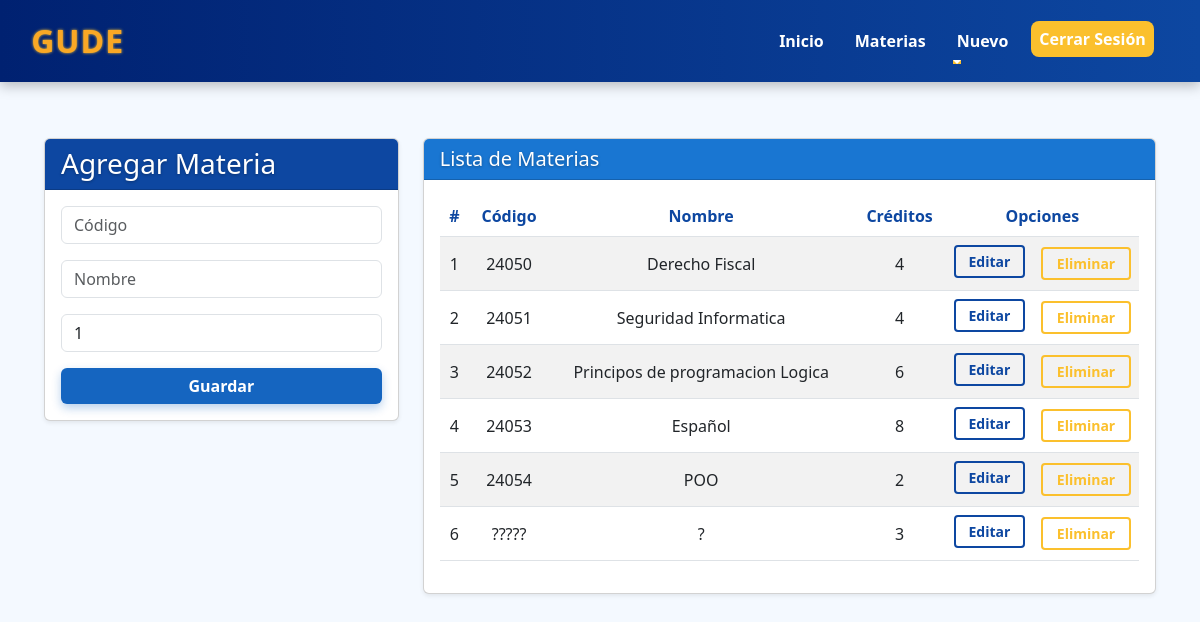
The page /materias/ on the database as committed earlier.
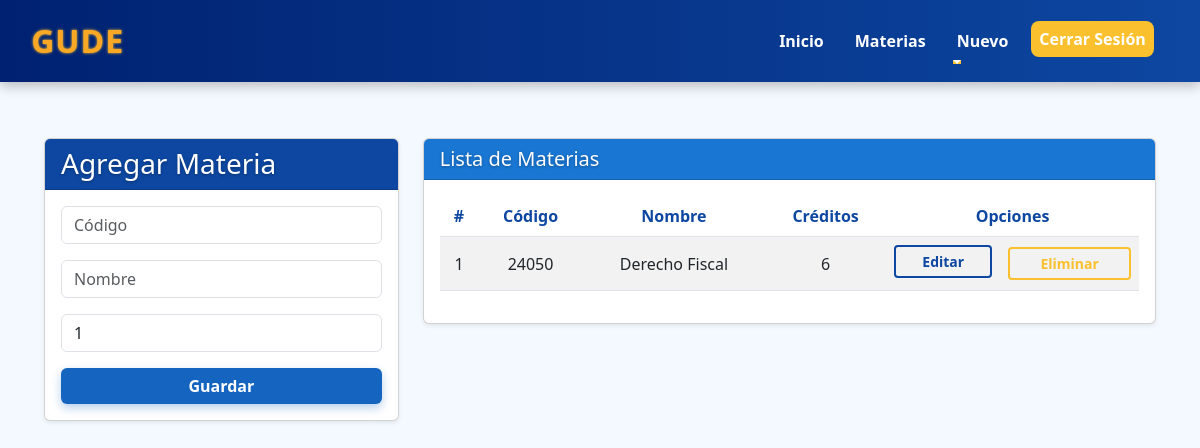
The same page on the database as committed later.
### Aplicaciones/General/models.py (models this page shows, shortened)
class Curso(models.Model):
    codigo = models.CharField(primary_key=True, max_length=6)
    nombre = models.CharField(max_length=50)
    creditos = models.PositiveSmallIntegerField()

### Aplicaciones/General/views.py (the view)
# urls.py: path('materias/', views.materias, name='materias'),
def materias(request):
    cursos = Curso.objects.all()
    return render(request, "Materias.html", {"cursos": cursos})

### Aplicaciones/General/templates/Materias.html (shortened to what this page needs)
{% extends './base.html' %}
{% load static %}
{% block body %}
<div class="container mt-4">
  <div class="row">
    <div class="col-md-4">
      <div class="card shadow-sm">
        <div class="card-header bg-primary text-white">
          <h3 class="mb-0">Agregar Materia</h3>
        </div>
        <div class="card-body">
          <form action="{% url 'registrarMateria' %}" method="post">
            <div class="form-group mb-3">
              <input type="text" name="txtCodigo" id="txtCodigo" class="form-control"
                    placeholder="Código"
                    pattern="^\d{5}$" title="El código debe contener exactamente 5 números" required />
            </div>
            <div class="form-group mb-3">
              <input type="text" name="txtNombre" id="txtNombre" class="form-control"
                    placeholder="Nombre"
                    pattern="^[A-Za-zÁÉÍÓÚáéíóúÑñ\s]+$" title="El nombre solo debe contener letras y espacios" required />
            </div>
            <div class="form-group mb-3">
              <input type="number" name="numCreditos" id="numCreditos" class="form-control" placeholder="Créditos" min="1" max="9" value="1" required />
            </div>
            <button type="submit" class="btn btn-azul w-100">Guardar</button>
          </form>
        </div>
      </div>
    </div>
    <div class="col-md-8">
      <div class="card shadow-sm">
        <div class="card-header bg-secondary text-white">
          <h5 class="mb-0">Lista de Materias</h5>
        </div>
        <div class="card-body table-responsive">
          <table class="table table-striped table-hover">
            <thead>
              <tr>
                <th>#</th>
                <th>Código</th>
                <th>Nombre</th>
                <th>Créditos</th>
                <th colspan="2">Opciones</th>
              </tr>
            </thead>
            <tbody>
              {% for c in cursos %}
              <tr>
                <td>{{ forloop.counter }}</td>
                <td>{{ c.codigo }}</td>
                <td>{{ c.nombre }}</td>
                <td>{{ c.creditos }}</td>
                <td>
                  <a href="{% url 'edicionCurso' c.codigo %}" class="btn btn-outline-azul btn-sm w-100 mb-1">Editar</a>
                </td>
                <td>
                  <a href="{% url 'eliminacionCurso' c.codigo %}" class="btn btn-outline-dorado btn-sm w-100 btnEliminacion">Eliminar</a>
                </td>
              </tr>
              {% empty %}
              <tr>
                <td colspan="6" class="text-center text-muted">No hay materias registradas</td>
              </tr>
              {% endfor %}
            </tbody>
          </table>
        </div>
      </div>
    </div>
  </div>
</div>
{% endblock %}

### Aplicaciones/General/templates/base.html (shortened to what this page needs)
<!DOCTYPE html>
<html lang="es">
<head>
  {% load static %}
  <link href="https://cdn.jsdelivr.net/npm/bootstrap@5.3.0/dist/css/bootstrap.min.css" rel="stylesheet">
  <link rel="stylesheet" href="{% static 'css/Materias.css' %}">
</head>
<body>
  <nav class="navbar navbar-expand-lg">
    <div class="container-fluid">
      <a class="navbar-brand" href="#">GUDE</a>
      <div class="collapse navbar-collapse" id="navbarNavDropdown">
        <ul class="navbar-nav ms-auto">
          <li class="nav-item">
            <a class="nav-link" href="{% url 'home' %}">Inicio</a>
          </li>
          <li class="nav-item">
            <a class="nav-link" href="{% url 'materias' %}">Materias</a>
          </li>
          <li class="nav-item dropdown">
            <a class="nav-link dropdown-toggle" href="#" role="button" data-bs-toggle="dropdown" aria-expanded="false">
              Nuevo
            </a>
          </li>
          <li class="nav-item">
            <a class="nav-link btn-logout" href="{% url 'cerrar_sesion' %}">Cerrar Sesión</a>
          </li>
        </ul>
      </div>
    </div>
  </nav>
  <div class="container-content">
    {% block body %}{% endblock %}
  </div>
</body>
</html>

### Aplicaciones/General/static/css/Materias.css (style rules this page uses)
th, td { text-align: center; vertical-align: middle; }
body { background: black; }

### Aplicaciones/General/templates/base.html (style rules this page uses)
body { background-color: #f4f6fa; font-family: 'Segoe UI', Tahoma, Geneva, Verdana, sans-serif; }
.navbar { background: linear-gradient(90deg, #002171, #0d47a1); padding: 0.75rem 1.2rem; box-shadow: 0 4px 12px rgba(0, 0, 0, 0.25); }
.navbar-brand { font-weight: 800; font-size: 2rem; color: #f9a825; letter-spacing: 1px; text-shadow: 0 0 3px #fbc02d; }
.navbar-nav .nav-link { color: #fff; margin-right: 15px; font-weight: 600; position: relative; transition: all 0.3s ease; }
.navbar-nav .nav-link::after { content: ''; position: absolute; width: 0%; height: 2px; bottom: -3px; left: 0; background-color: #fbc02d; transition: width 0.3s ease; }
.btn-logout { background-color: #fbc02d; color: #002171; font-weight: 600; padding: 6px 16px; border-radius: 8px; text-decoration: none; transition: background-color 0.3s ease; }
.container-content { padding: 2rem; }

### Aplicaciones/General/templates/Materias.html (style rules this page uses)
body { background-color: #f4f9ff; }
.card-header.bg-primary { background-color: #0d47a1 !important; color: white !important; text-shadow: 0 1px 3px rgba(0, 0, 0, 0.3); }
.card-header.bg-secondary { background-color: #1976d2 !important; color: white !important; text-shadow: 0 1px 3px rgba(0, 0, 0, 0.3); }
.btn-azul { background-color: #1565c0; color: white; font-weight: 600; transition: 0.3s ease; border: none; box-shadow: 0 4px 10px rgba(21, 101, 192, 0.3); }
.btn-outline-azul { color: #0d47a1; border: 2px solid #0d47a1; font-weight: 600; }
.btn-outline-dorado { color: #fbc02d; border: 2px solid #fbc02d; font-weight: 600; }
.table thead { background-color: #e3f2fd; }
.table th { color: #0d47a1; font-weight: 700; }

Rows that differ between the two databases and show on the page:
removed Curso: codigo "24051", nombre "Seguridad Informatica", creditos "4"
removed Curso: codigo "24052", nombre "Principos de programacion Logica", creditos "6"
removed Curso: codigo "24053", nombre "Español", creditos "8"
removed Curso: codigo "24054", nombre "POO", creditos "2"
removed Curso: codigo "?????", nombre "?", creditos "3"
changed Curso "Derecho Fiscal": creditos "4" → "6"
